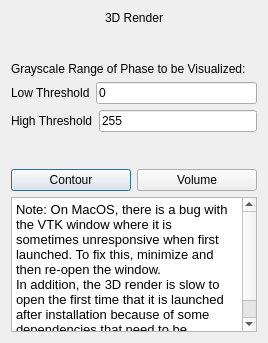
<?xml version="1.0" encoding="UTF-8"?>
<ui version="4.0">
 <class>Visualization</class>
 <widget class="QDialog" name="Visualization">
  <property name="geometry">
   <rect>
    <x>0</x>
    <y>0</y>
    <width>266</width>
    <height>343</height>
   </rect>
  </property>
  <property name="minimumSize">
   <size>
    <width>0</width>
    <height>250</height>
   </size>
  </property>
  <property name="windowTitle">
   <string>Material Properties</string>
  </property>
  <layout class="QVBoxLayout" name="verticalLayout">
   <item>
    <widget class="QLabel" name="label">
     <property name="maximumSize">
      <size>
       <width>16777215</width>
       <height>24</height>
      </size>
     </property>
     <property name="styleSheet">
      <string notr="true">font: 16pt &quot;Serif&quot;;</string>
     </property>
     <property name="text">
      <string>3D Render</string>
     </property>
     <property name="alignment">
      <set>Qt::AlignCenter</set>
     </property>
    </widget>
   </item>
   <item>
    <spacer name="verticalSpacer">
     <property name="orientation">
      <enum>Qt::Vertical</enum>
     </property>
     <property name="sizeType">
      <enum>QSizePolicy::Fixed</enum>
     </property>
     <property name="sizeHint" stdset="0">
      <size>
       <width>20</width>
       <height>31</height>
      </size>
     </property>
    </spacer>
   </item>
   <item>
    <widget class="QLabel" name="label_2">
     <property name="maximumSize">
      <size>
       <width>16777215</width>
       <height>20</height>
      </size>
     </property>
     <property name="styleSheet">
      <string notr="true">font: 11pt &quot;Serif&quot;;</string>
     </property>
     <property name="text">
      <string>&lt;html&gt;&lt;head/&gt;&lt;body&gt;&lt;p&gt;Grayscale Range of Phase to be Visualized:&lt;/p&gt;&lt;/body&gt;&lt;/html&gt;</string>
     </property>
    </widget>
   </item>
   <item>
    <layout class="QHBoxLayout" name="horizontalLayout_2">
     <item>
      <widget class="QLabel" name="Boundary1Label">
       <property name="styleSheet">
        <string notr="true">font: 11pt &quot;Serif&quot;;</string>
       </property>
       <property name="text">
        <string>Low Threshold</string>
       </property>
      </widget>
     </item>
     <item>
      <widget class="QLineEdit" name="Boundary1Edit">
       <property name="text">
        <string>0</string>
       </property>
      </widget>
     </item>
    </layout>
   </item>
   <item>
    <layout class="QHBoxLayout" name="horizontalLayout_3">
     <item>
      <widget class="QLabel" name="Boundary2Label">
       <property name="styleSheet">
        <string notr="true">font: 11pt &quot;Serif&quot;;</string>
       </property>
       <property name="text">
        <string>High Threshold</string>
       </property>
      </widget>
     </item>
     <item>
      <widget class="QLineEdit" name="Boundary2Edit">
       <property name="text">
        <string>255</string>
       </property>
      </widget>
     </item>
    </layout>
   </item>
   <item>
    <spacer name="verticalSpacer_2">
     <property name="orientation">
      <enum>Qt::Vertical</enum>
     </property>
     <property name="sizeType">
      <enum>QSizePolicy::Fixed</enum>
     </property>
     <property name="sizeHint" stdset="0">
      <size>
       <width>20</width>
       <height>31</height>
      </size>
     </property>
    </spacer>
   </item>
   <item>
    <layout class="QHBoxLayout" name="horizontalLayout_5">
     <item>
      <widget class="QPushButton" name="visContourButton">
       <property name="minimumSize">
        <size>
         <width>120</width>
         <height>0</height>
        </size>
       </property>
       <property name="text">
        <string>Contour</string>
       </property>
      </widget>
     </item>
     <item>
      <widget class="QPushButton" name="visVolumeButton">
       <property name="minimumSize">
        <size>
         <width>120</width>
         <height>0</height>
        </size>
       </property>
       <property name="text">
        <string>Volume</string>
       </property>
      </widget>
     </item>
    </layout>
   </item>
   <item>
    <widget class="QTextBrowser" name="textBrowser">
     <property name="html">
      <string>&lt;!DOCTYPE HTML PUBLIC &quot;-//W3C//DTD HTML 4.0//EN&quot; &quot;http://www.w3.org/TR/REC-html40/strict.dtd&quot;&gt;
&lt;html&gt;&lt;head&gt;&lt;meta name=&quot;qrichtext&quot; content=&quot;1&quot; /&gt;&lt;style type=&quot;text/css&quot;&gt;
p, li { white-space: pre-wrap; }
&lt;/style&gt;&lt;/head&gt;&lt;body style=&quot; font-family:'.AppleSystemUIFont'; font-size:13pt; font-weight:400; font-style:normal;&quot;&gt;
&lt;p style=&quot; margin-top:0px; margin-bottom:0px; margin-left:0px; margin-right:0px; -qt-block-indent:0; text-indent:0px;&quot;&gt;&lt;span style=&quot; font-size:10pt;&quot;&gt;Note: On MacOS, there is a bug with the VTK window where it is sometimes unresponsive when first launched. To fix this, minimize and then re-open the window. &lt;/span&gt;&lt;/p&gt;
&lt;p style=&quot; margin-top:0px; margin-bottom:0px; margin-left:0px; margin-right:0px; -qt-block-indent:0; text-indent:0px;&quot;&gt;&lt;span style=&quot; font-size:10pt;&quot;&gt;In addition, the 3D render is slow to open the first time that it is launched after installation because of some dependencies that need to be compiled.&lt;/span&gt;&lt;/p&gt;&lt;/body&gt;&lt;/html&gt;</string>
     </property>
    </widget>
   </item>
  </layout>
 </widget>
 <resources/>
 <connections/>
</ui>
